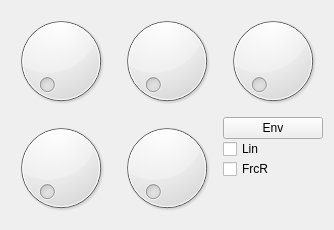
     <widget class="QWidget" name="tab">
      <property name="controlId" stdset="0">
       <string>AMPLITUDE_ENVELOPE</string>
      </property>
      <attribute name="title">
       <string>Amplitude Envelope</string>
      </attribute>
      <layout class="QGridLayout" name="gridLayout_8">
       <item row="0" column="0">
        <widget class="Dial" name="a_dt">
         <property name="sizePolicy">
          <sizepolicy hsizetype="Preferred" vsizetype="Preferred">
           <horstretch>0</horstretch>
           <verstretch>0</verstretch>
          </sizepolicy>
         </property>
         <property name="controlId" stdset="0">
          <string>A_dt</string>
         </property>
         <property name="caption" stdset="0">
          <string>A. dt</string>
         </property>
        </widget>
       </item>
       <item row="0" column="1">
        <widget class="Dial" name="d_dt">
         <property name="sizePolicy">
          <sizepolicy hsizetype="Preferred" vsizetype="Preferred">
           <horstretch>0</horstretch>
           <verstretch>0</verstretch>
          </sizepolicy>
         </property>
         <property name="controlId" stdset="0">
          <string>D_dt</string>
         </property>
         <property name="caption" stdset="0">
          <string>D. dt</string>
         </property>
        </widget>
       </item>
       <item row="0" column="2">
        <widget class="Dial" name="s_val">
         <property name="sizePolicy">
          <sizepolicy hsizetype="Preferred" vsizetype="Preferred">
           <horstretch>0</horstretch>
           <verstretch>0</verstretch>
          </sizepolicy>
         </property>
         <property name="controlId" stdset="0">
          <string>S_val</string>
         </property>
         <property name="caption" stdset="0">
          <string>S. val</string>
         </property>
        </widget>
       </item>
       <item row="1" column="0">
        <widget class="Dial" name="r_dt">
         <property name="sizePolicy">
          <sizepolicy hsizetype="Preferred" vsizetype="Preferred">
           <horstretch>0</horstretch>
           <verstretch>0</verstretch>
          </sizepolicy>
         </property>
         <property name="controlId" stdset="0">
          <string>R_dt</string>
         </property>
         <property name="caption" stdset="0">
          <string>R. dt</string>
         </property>
        </widget>
       </item>
       <item row="1" column="1">
        <widget class="Dial" name="stretch">
         <property name="sizePolicy">
          <sizepolicy hsizetype="Preferred" vsizetype="Preferred">
           <horstretch>0</horstretch>
           <verstretch>0</verstretch>
          </sizepolicy>
         </property>
         <property name="controlId" stdset="0">
          <string>env_stretch</string>
         </property>
         <property name="caption" stdset="0">
          <string>Stretch</string>
         </property>
        </widget>
       </item>
       <item row="1" column="2">
        <widget class="QWidget" name="widget_2" native="true">
         <layout class="QVBoxLayout" name="verticalLayout">
          <property name="spacing">
           <number>0</number>
          </property>
          <property name="margin">
           <number>0</number>
          </property>
          <item>
           <widget class="QPushButton" name="pushButton_5">
            <property name="text">
             <string>Env</string>
            </property>
           </widget>
          </item>
          <item>
           <widget class="CheckBox" name="checkBox">
            <property name="text">
             <string>Lin</string>
            </property>
            <property name="controlId" stdset="0">
             <string>LinearEnvelope</string>
            </property>
           </widget>
          </item>
          <item>
           <widget class="CheckBox" name="checkBox_7">
            <property name="text">
             <string>FrcR</string>
            </property>
            <property name="controlId" stdset="0">
             <string>forced_release</string>
            </property>
           </widget>
          </item>
          <item>
           <spacer name="verticalSpacer_15">
            <property name="orientation">
             <enum>Qt::Vertical</enum>
            </property>
            <property name="sizeHint" stdset="0">
             <size>
              <width>20</width>
              <height>40</height>
             </size>
            </property>
           </spacer>
          </item>
         </layout>
        </widget>
       </item>
      </layout>
     </widget>
